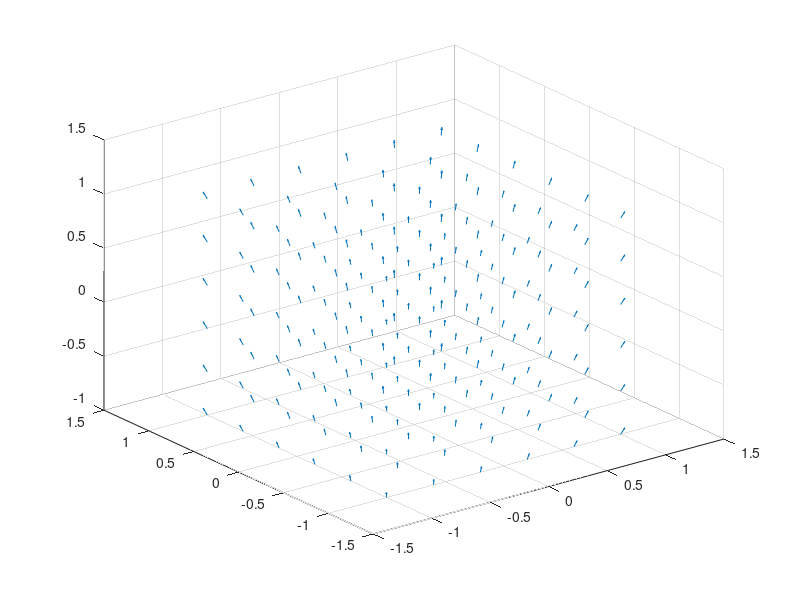

Write the MATLAB code that produced this figure.
clc
clear 
close all

x=linspace(-1,1,6);
y=linspace(-1,1,6);
z=linspace(-1,1,6);
[X,Y,Z]=meshgrid(x,y,z);

u=X;
v=Y;
w=3*ones(size(X));
quiver3(X,Y,Z,u,v,w,0.2)
